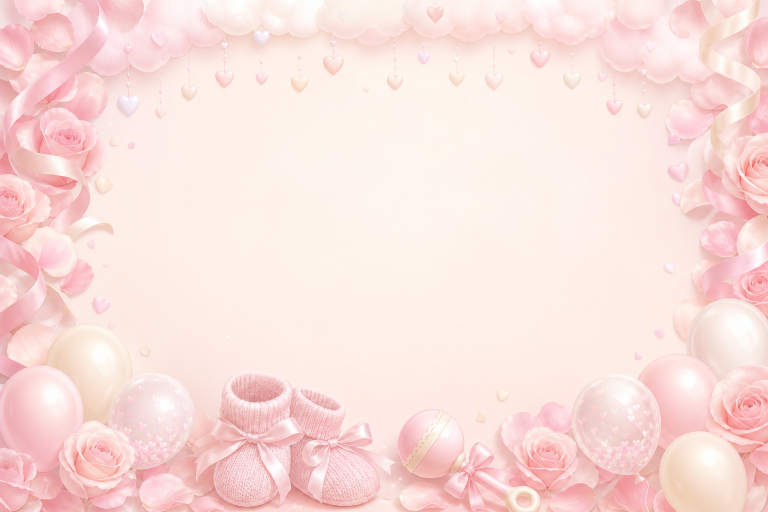
#> input picture tools/bg_sources/babyshower_01_landscape_master.png, 1536 x 1024 px (shown at 1/2 size)
$ python -i convert_photo_backgrounds.py   (imports and definitions only)
#> lines starting #> are read from the running program, lines starting #| are printed output that depends on the picture
#> further down, picture is the input picture: PIL image 1536x1024 RGB; mean R, G, B 250.1, 223.8, 219.5
#!/usr/bin/env python3
"""Resize designed invitation PNGs to 1080x1350 WebP assets for drawable-nodpi."""

from __future__ import annotations

import argparse
from pathlib import Path

from PIL import Image, ImageDraw

TARGET_W = 1080
TARGET_H = 1350
TEXT_BAND = (210, 442, 870, 1012)


def sample_edge_color(im: Image.Image) -> tuple[int, int, int]:
    x, y = im.width // 2, im.height // 2
    patch = im.crop((x - 24, y - 24, x + 24, y + 24))
    pixels = list(patch.get_flattened_data() if hasattr(patch, "get_flattened_data") else patch.getdata())
    pixels.sort(key=lambda c: c[0] + c[1] + c[2])
    return pixels[len(pixels) // 2]


def fit_portrait_card(im: Image.Image) -> Image.Image:
    """Pass-through for native 1080×1350 sources; otherwise scale width + cream letterbox."""
    w, h = im.size
#> w = 1536; h = 1024
    if w == TARGET_W and h == TARGET_H:
        return im
    if abs(w / h - TARGET_W / TARGET_H) < 0.02 and w >= TARGET_W:
        return im.resize((TARGET_W, TARGET_H), Image.Resampling.LANCZOS)

    scale = TARGET_W / w
#> scale = 0.703
    scaled = im.resize((TARGET_W, max(1, int(h * scale))), Image.Resampling.LANCZOS)
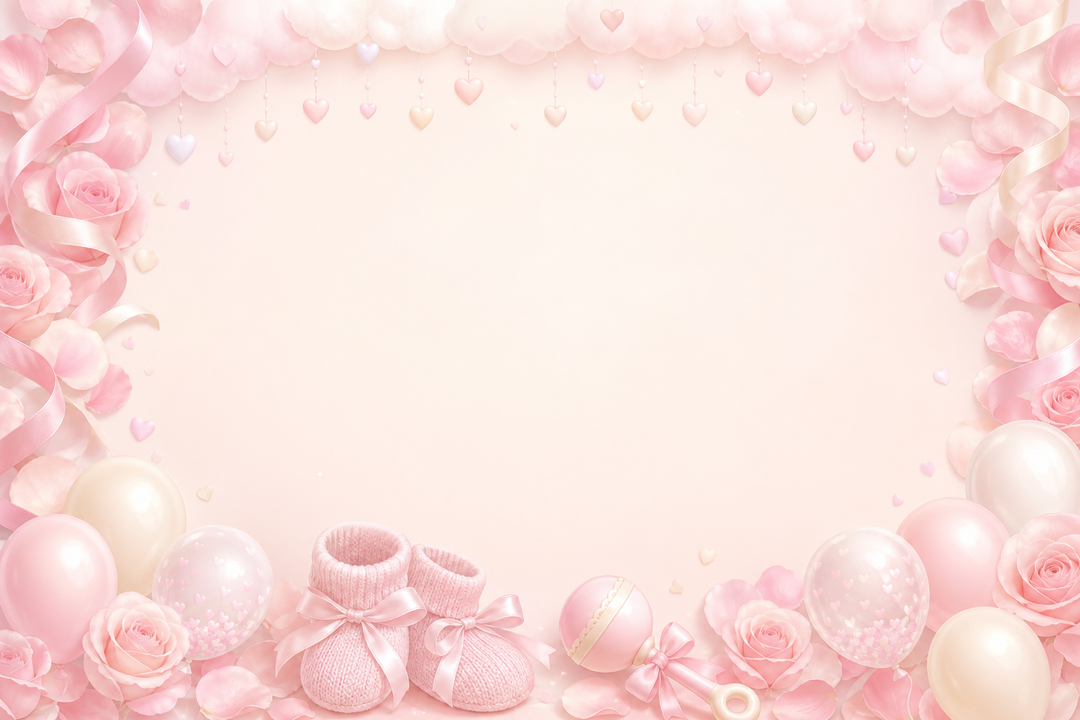
#> scaled: PIL image 1080x720 RGB; mean R, G, B 250.1, 223.8, 219.5
    if scaled.height >= TARGET_H:
        top = (scaled.height - TARGET_H) // 2
        return scaled.crop((0, top, TARGET_W, top + TARGET_H))

    fill = sample_edge_color(scaled)
#> in sample_edge_color, `patch = im.crop((x - 24, y - 24, x + 24, y + 24))`:
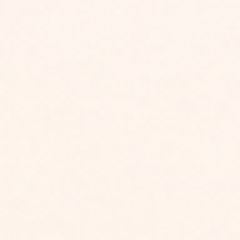
#> patch: PIL image 48x48 RGB (shown 5 times larger); mean R, G, B 254, 243.8, 236
#> in sample_edge_color, `pixels = list(patch.get_flattened_data() if hasattr(patch, "get_flatte..`: pixels = 2304 items, first 6: (253, 243, 235), (254, 244, 235), (254, 244, 235), (254, 244, 236), (254, 244, 236), (253, 243, 236)
#> fill = (254, 244, 236)
    out = Image.new("RGB", (TARGET_W, TARGET_H), fill)
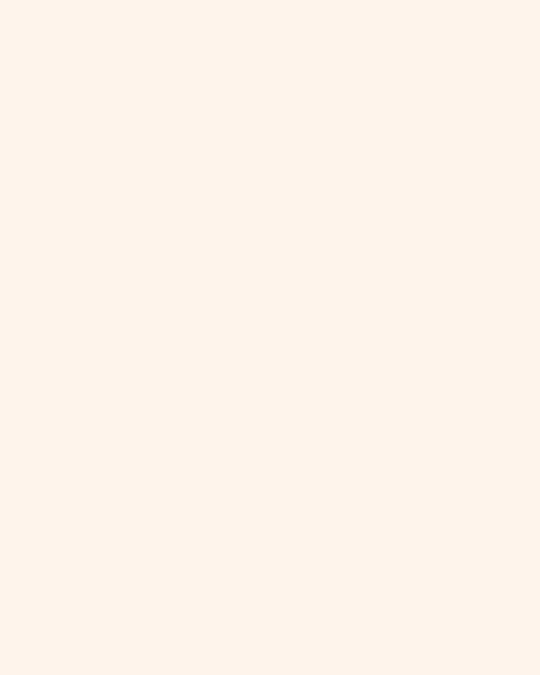
#> out: PIL image 1080x1350 RGB (shown at 1/2 size); mean R, G, B 254, 244, 236
    out.paste(scaled, (0, (TARGET_H - scaled.height) // 2))
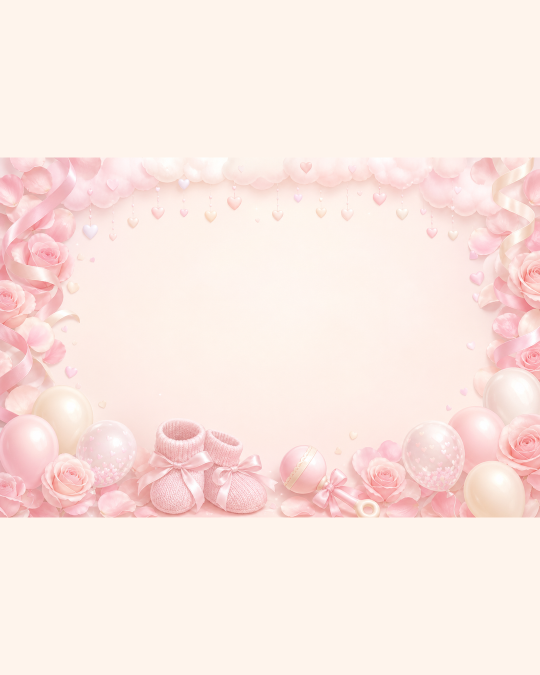
#> out: PIL image 1080x1350 RGB (shown at 1/2 size); mean R, G, B 251.9, 233.2, 227.2
    return out


def sample_panel_color(im: Image.Image) -> tuple[int, int, int]:
    x, y = im.width // 2, int(im.height * 0.36)
    patch = im.crop((x - 20, y - 20, x + 20, y + 20))
    pixels = list(patch.get_flattened_data() if hasattr(patch, "get_flattened_data") else patch.getdata())
    pixels.sort(key=lambda c: c[0] + c[1] + c[2])
    return pixels[len(pixels) // 2]


def clear_placeholder_text(im: Image.Image) -> Image.Image:
    fill = sample_panel_color(im)
    out = im.copy()
    ImageDraw.Draw(out).rectangle(TEXT_BAND, fill=fill)
    return out


def convert_one(source: Path, dest: Path, quality: int, strip_text: bool) -> None:
    im = Image.open(source).convert("RGB")
    im = fit_portrait_card(im)
    if strip_text:
        im = clear_placeholder_text(im)
    dest.parent.mkdir(parents=True, exist_ok=True)
    im.save(dest, format="WEBP", quality=quality, method=6)


def main() -> int:
    parser = argparse.ArgumentParser()
    parser.add_argument("--source-dir", type=Path, default=Path(__file__).parent / "bg_sources")
    parser.add_argument(
        "--dest-dir",
        type=Path,
        default=Path(__file__).resolve().parents[1] / "app/src/main/res/drawable-nodpi",
    )
    parser.add_argument("--quality", type=int, default=88)
    parser.add_argument("--prefix", type=str, default="engagement")
    args = parser.parse_args()

    for src in sorted(args.source_dir.glob(f"{args.prefix}_*_source.png")):
        if "_landscape_backup" in src.name:
            continue
        if args.prefix in ("engagement", "naming") and src.name.endswith("_05_source.png"):
            continue
        stem = src.stem.replace("_source", "")
        dest = args.dest_dir / f"bg_{stem}.webp"
        convert_one(src, dest, args.quality, strip_text=False)
        print(f"{src.name} -> {dest.name}")
    return 0


# [2 lines not run here, left out]

>>> from PIL import Image
>>> picture = Image.open('bg_sources/babyshower_01_landscape_master.png')
>>> result = fit_portrait_card(picture)

$ run again, on tools/bg_sources/babyshower_02_source_landscape_backup.png
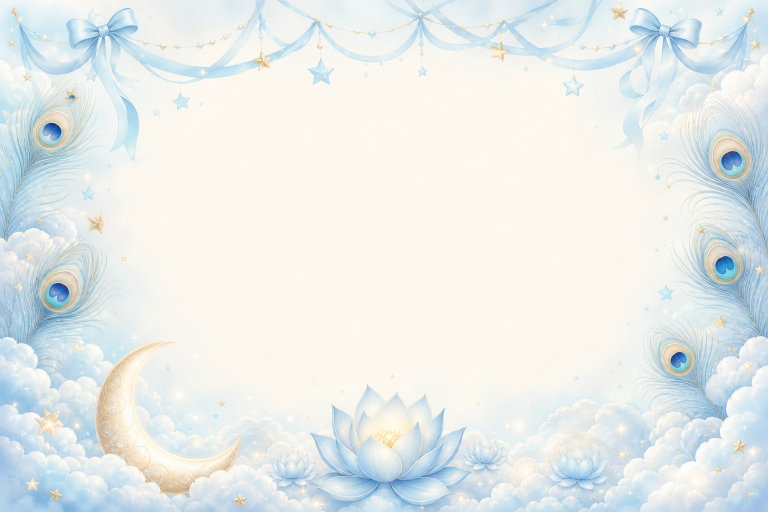
#> input picture tools/bg_sources/babyshower_02_source_landscape_backup.png, 1536 x 1024 px (shown at 1/2 size)
#> picture is the input picture: PIL image 1536x1024 RGB; mean R, G, B 231, 236, 234.3
#> in fit_portrait_card, `scaled = im.resize((TARGET_W, max(1, int(h * scale))), Image.Resamplin..`:
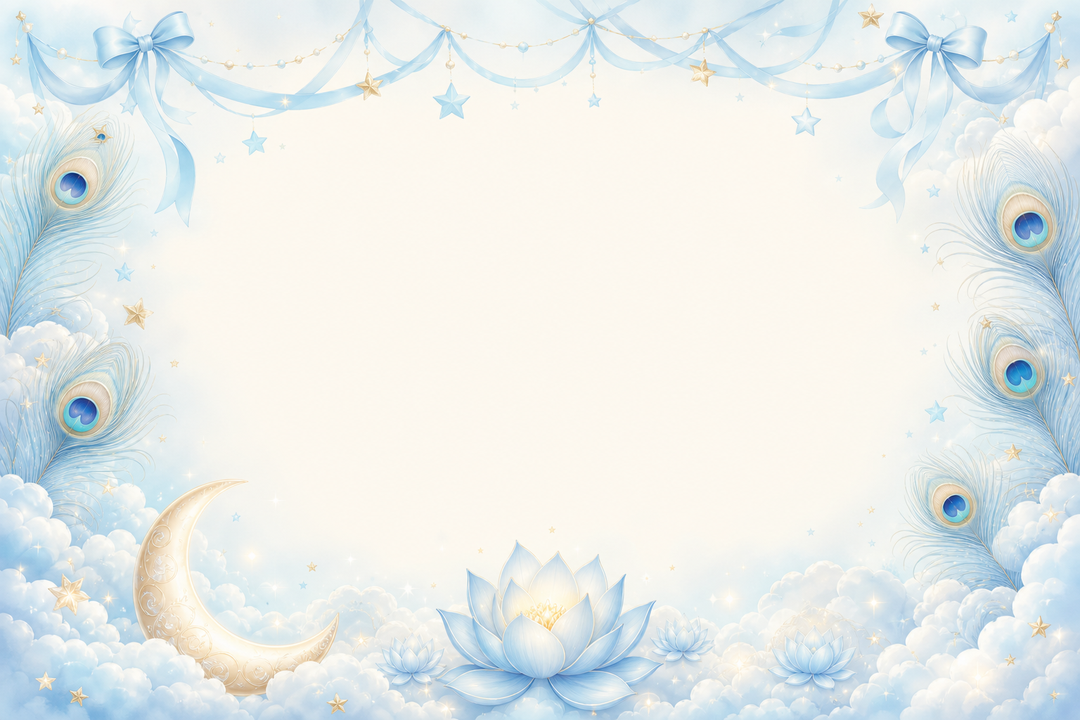
#> scaled: PIL image 1080x720 RGB; mean R, G, B 231.1, 236, 234.3
#> pixels = 2304 items, first 6: (251, 248, 238), (252, 248, 238), (253, 248, 239), (252, 248, 239), (252, 247, 239), (252, 247, 239)
#> fill = (252, 248, 239)
#> in fit_portrait_card, `out.paste(scaled, (0, (TARGET_H - scaled.height) // 2))`:
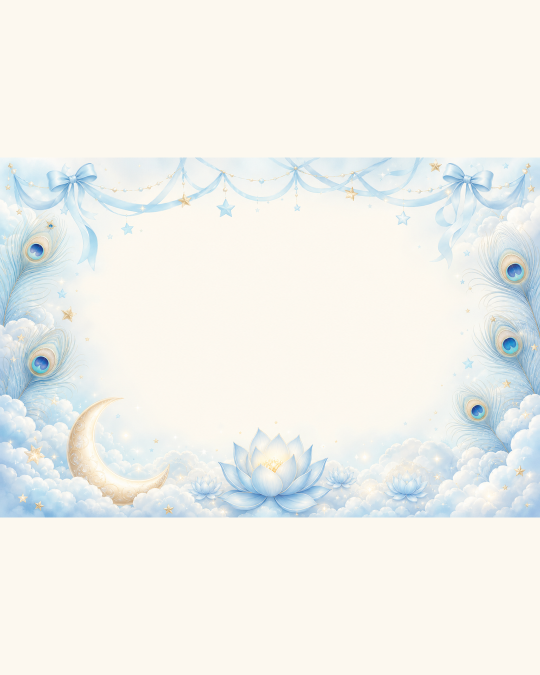
#> out: PIL image 1080x1350 RGB (shown at 1/2 size); mean R, G, B 240.8, 241.6, 236.5

$ run again, on tools/bg_sources/babyshower_03_landscape_master.png
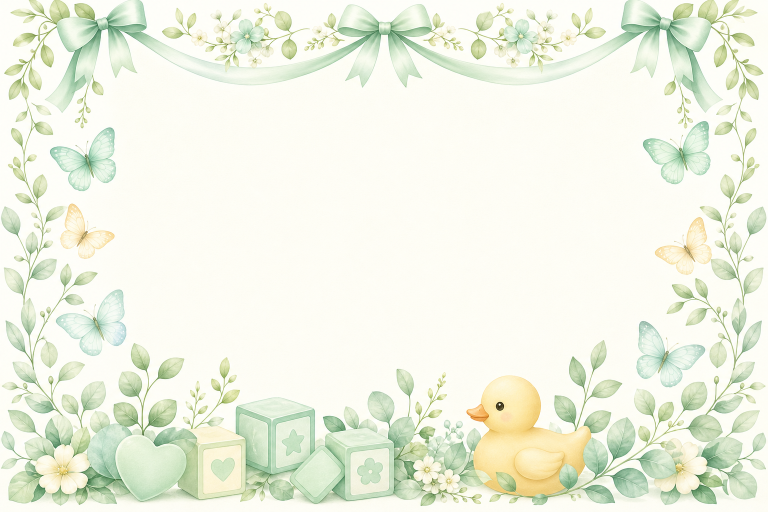
#> input picture tools/bg_sources/babyshower_03_landscape_master.png, 1536 x 1024 px (shown at 1/2 size)
#> picture is the input picture: PIL image 1536x1024 RGB; mean R, G, B 239.2, 243, 227.2
#> in fit_portrait_card, `scaled = im.resize((TARGET_W, max(1, int(h * scale))), Image.Resamplin..`:
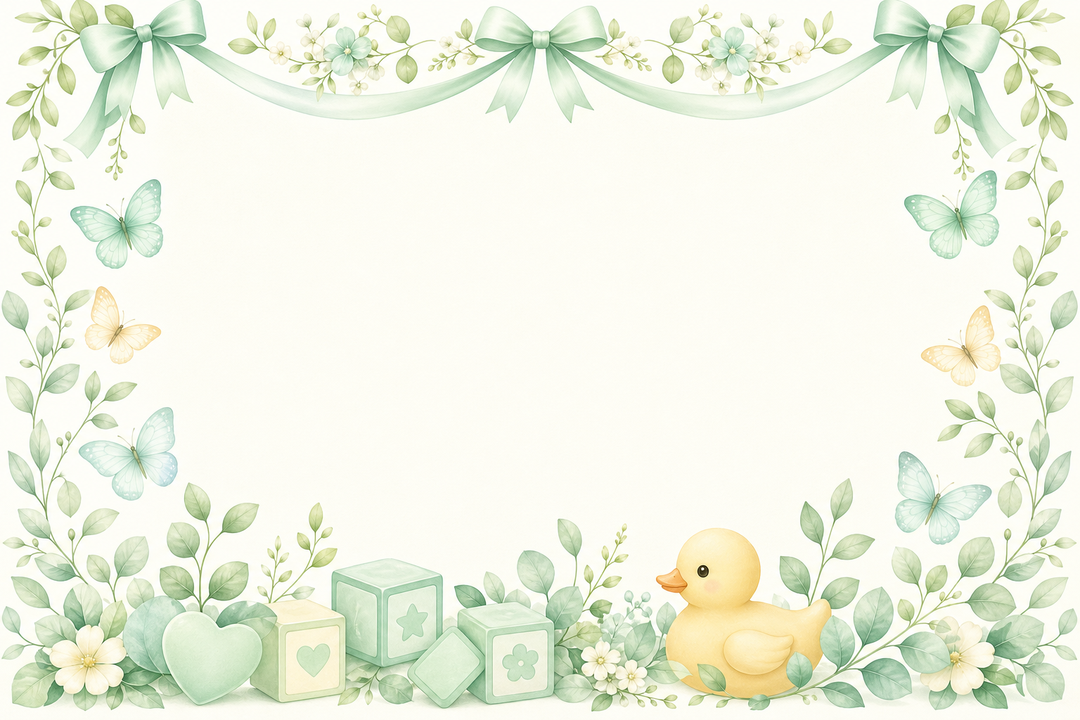
#> scaled: PIL image 1080x720 RGB; mean R, G, B 239.1, 243, 227.2
#> pixels = 2304 items, first 6: (253, 252, 244), (253, 251, 242), (252, 252, 242), (253, 252, 243), (254, 253, 244), (253, 251, 243)
#> fill = (253, 253, 245)
#> in fit_portrait_card, `out.paste(scaled, (0, (TARGET_H - scaled.height) // 2))`:
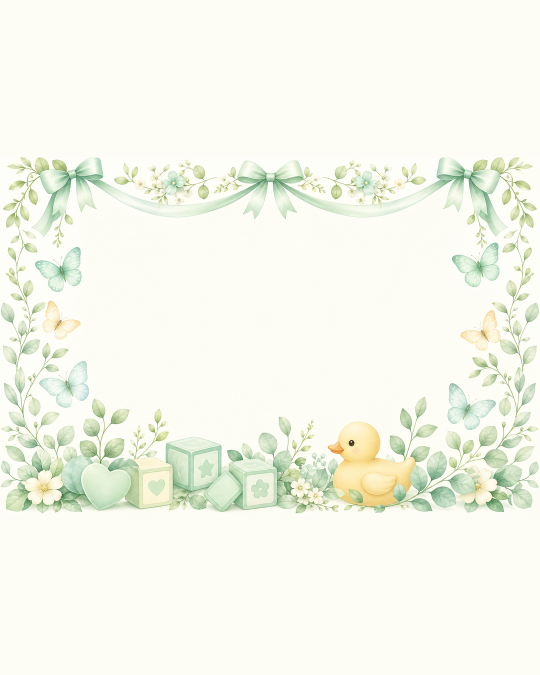
#> out: PIL image 1080x1350 RGB (shown at 1/2 size); mean R, G, B 245.6, 247.7, 235.5
